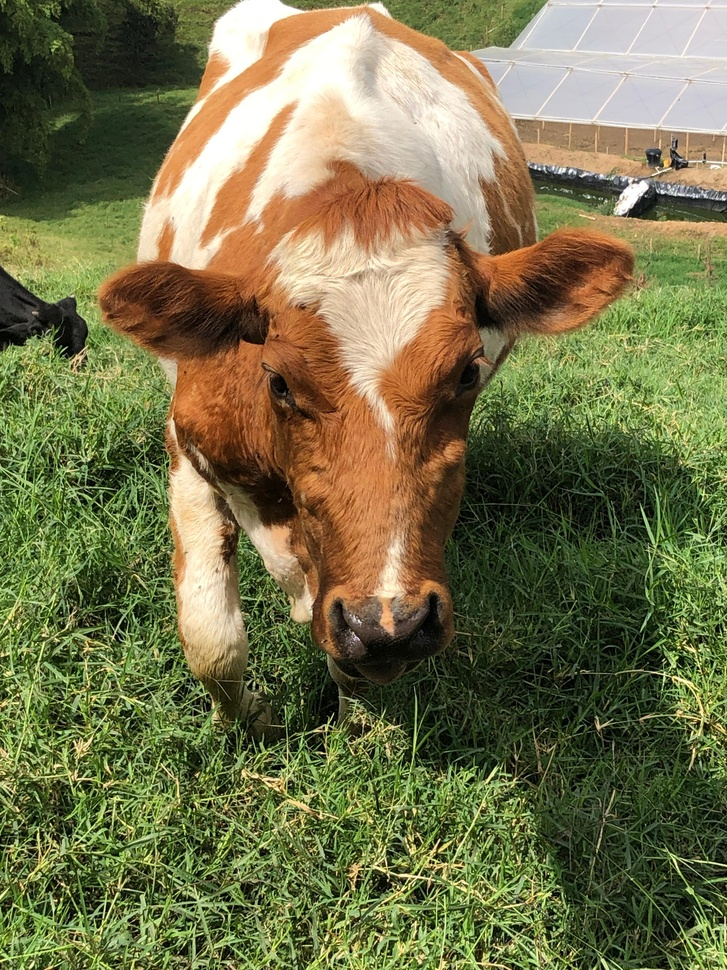
#> input picture Vision Artificial/Actividad en clase 2/Imagenes/Vaca.jpg, 727 x 970 px, shrunk from 3024 x 4032 before the run, found by its file name
$ python Operations.py
#> lines starting #> are read from the running program, lines starting #| are printed output that depends on the picture
import cv2
import matplotlib.pyplot as plt

# Cargar dos imágenes (deben tener el mismo tamaño)
img1 = cv2.imread('Actividad en clase 2/Imagenes/Vaca.jpg')
#> img1 is the input picture: shape (970, 727, 3); mean B, G, R 75.1, 114.9, 117.4
img2 = cv2.imread('Actividad en clase 2/Imagenes/Paisaje.jpg')
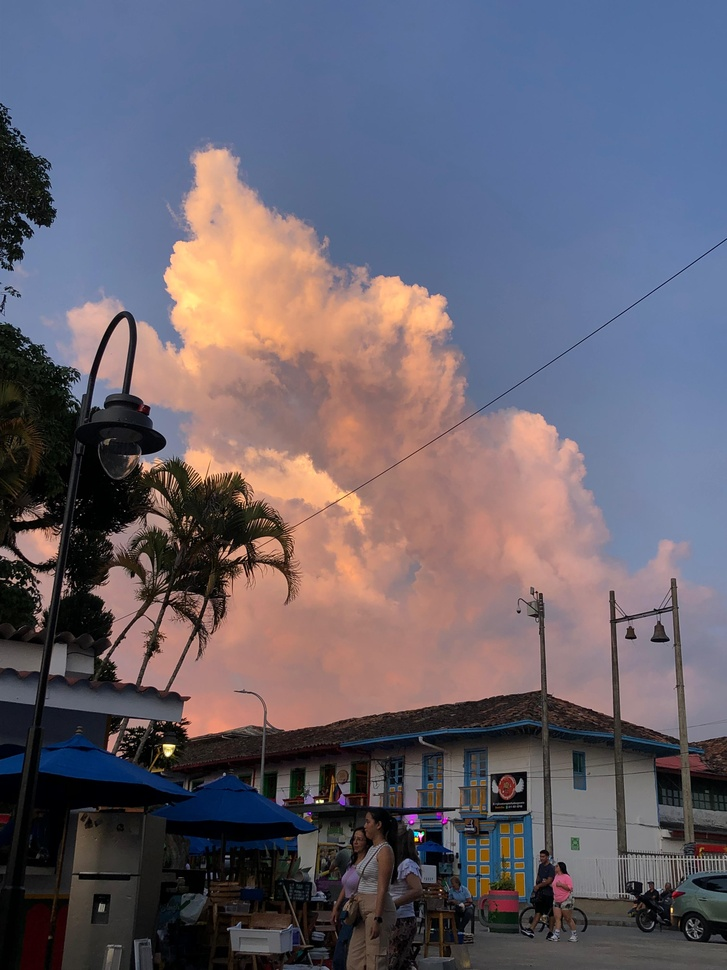
#> input picture Vision Artificial/Actividad en clase 2/Imagenes/Paisaje.jpg, 727 x 970 px, shrunk from 3024 x 4032 before the run, found by its file name
#> img2 is the input picture: shape (970, 727, 3); mean B, G, R 108.7, 97.2, 102.9

# Suma de imágenes
sum_img = cv2.add(img1, img2)
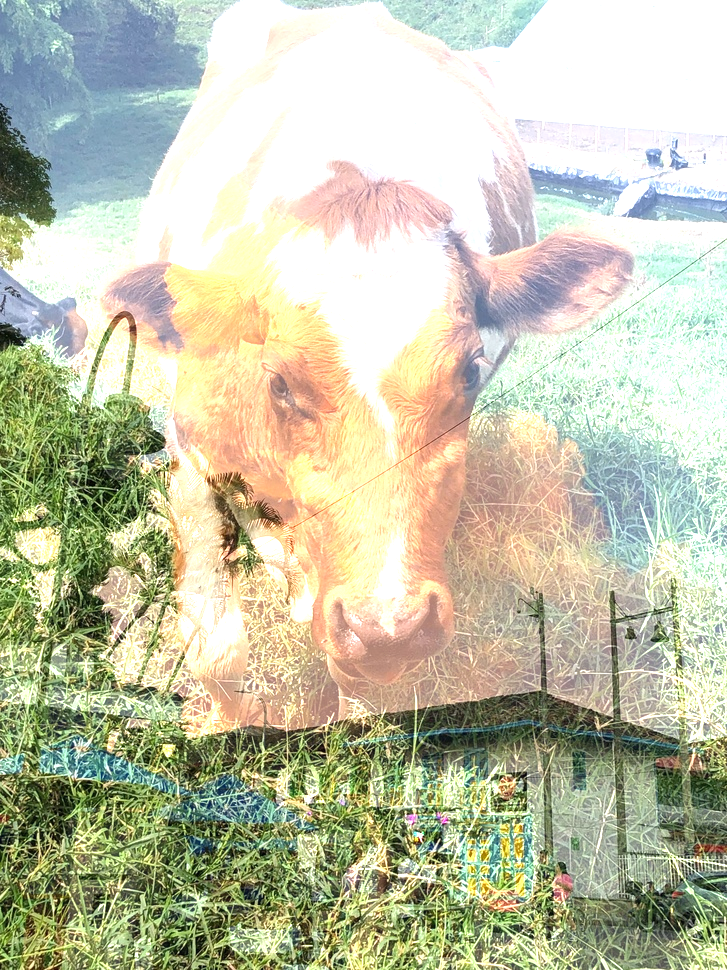
#> sum_img: shape (970, 727, 3); mean B, G, R 169.9, 195.4, 194.4

# Resta de imágenes
diff_img = cv2.subtract(img1, img2)
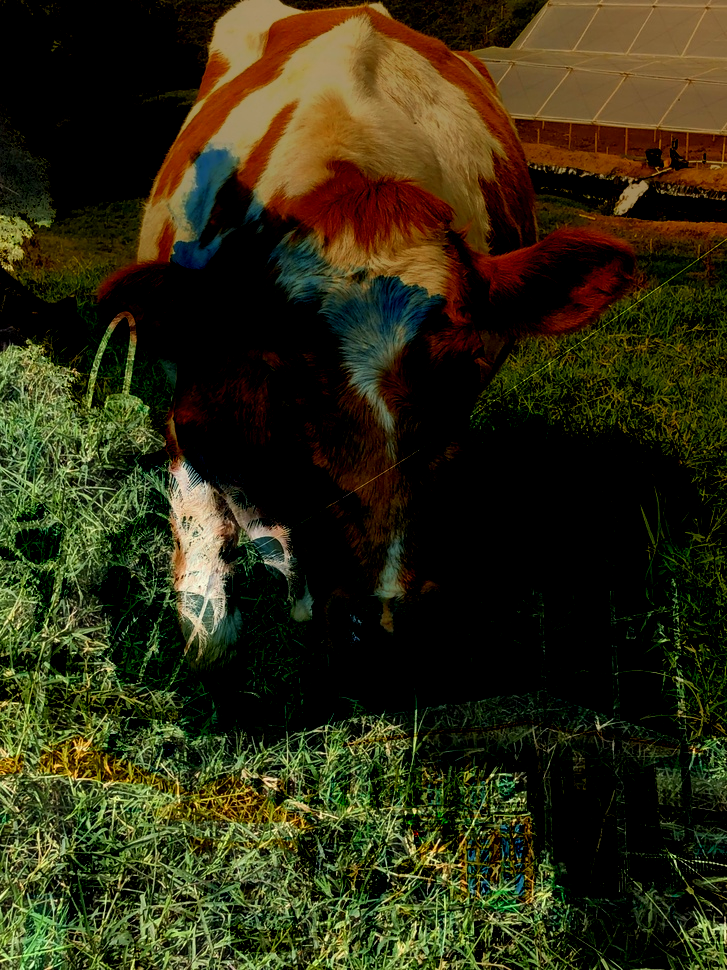
#> diff_img: shape (970, 727, 3); mean B, G, R 18.9, 44, 47.1

# Multiplicación de imágenes
mult_img = cv2.multiply(img1, img2)
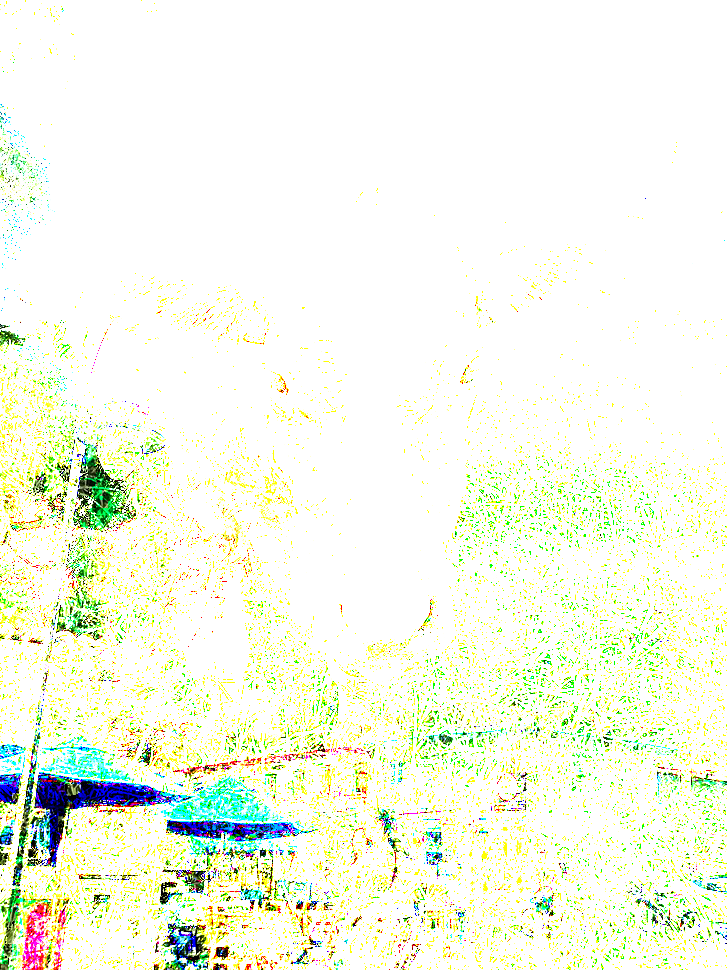
#> mult_img: shape (970, 727, 3); mean B, G, R 232.2, 248.7, 243.9

# División de imágenes
div_img = cv2.divide(img1, img2)
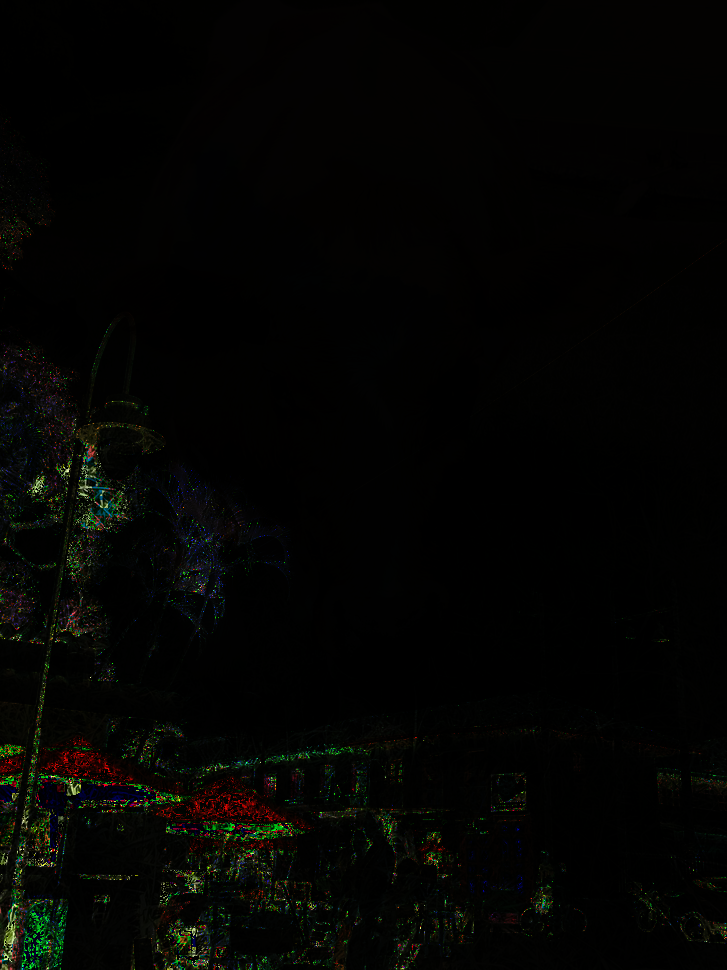
#> div_img: shape (970, 727, 3); mean B, G, R 2.2, 4, 3.6

# Mostrar las imágenes resultantes
fig, axes = plt.subplots(2,2 , figsize=(15, 5))

axes[0][0].imshow(sum_img, cmap='gray')
axes[0][0].set_title("Suma")
axes[0][0].axis('off')

axes[0][1].imshow(diff_img, cmap='gray')
axes[0][1].set_title("Resta")
axes[0][1].axis('off')

axes[1][0].imshow(mult_img, cmap='gray')
axes[1][0].set_title("Multiplicación")
axes[1][0].axis('off')

axes[1][1].imshow(div_img, cmap='gray')
axes[1][1].set_title("División")
axes[1][1].axis('off')

plt.show()
#> figure, not shown here; B, G, R data is drawn as R, G, B
